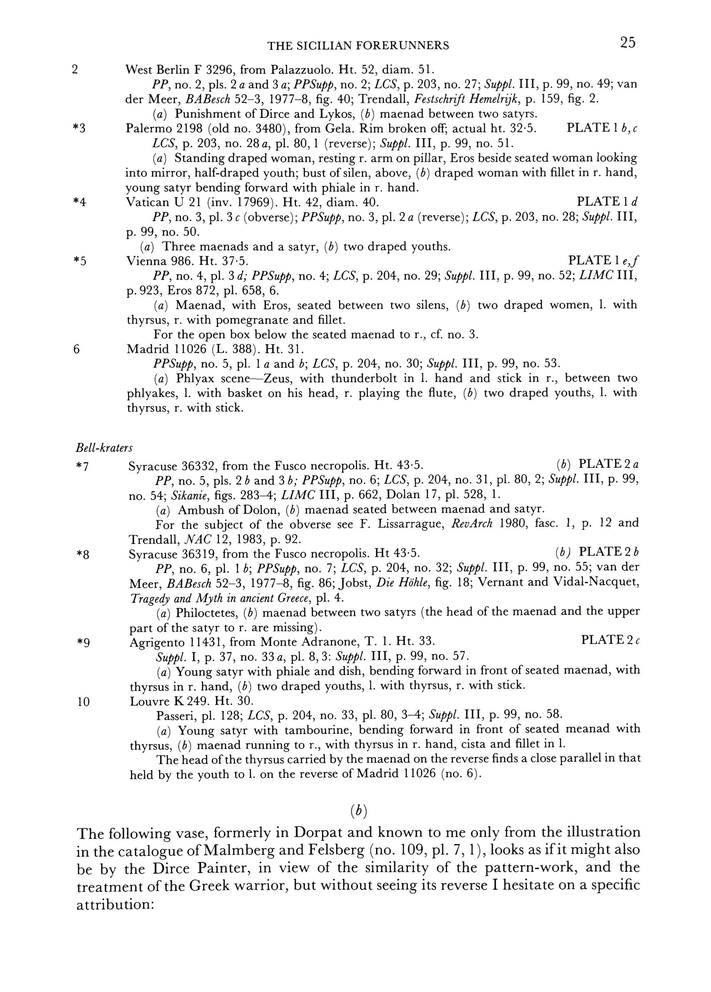
#> input picture Media/page56.png, 711 x 992 px, shrunk from 2226 x 3104 before the run
$ python -i imagehandler.py   (imports and definitions only)
#> lines starting #> are read from the running program, lines starting #| are printed output that depends on the picture; after the words box and inside, x2 and y2 are one past the last pixel; in counts of white or black regions, pixels touching at a corner belong together
"""
Author: Michael Horina
Currently only upscales images using the preprocess function.
"""

import cv2

def preprocess(image : list) -> list:
    # Apply processing here
    rows = len(image)
#> rows = 992
    cols = len(image[0])
#> cols = 711

    erodekernel = cv2.getStructuringElement(cv2.MORPH_ELLIPSE, (3, 3))

    img = cv2.cvtColor(image, cv2.COLOR_RGB2GRAY)
    retval, img = cv2.threshold(img, 200, 255, cv2.THRESH_BINARY_INV)
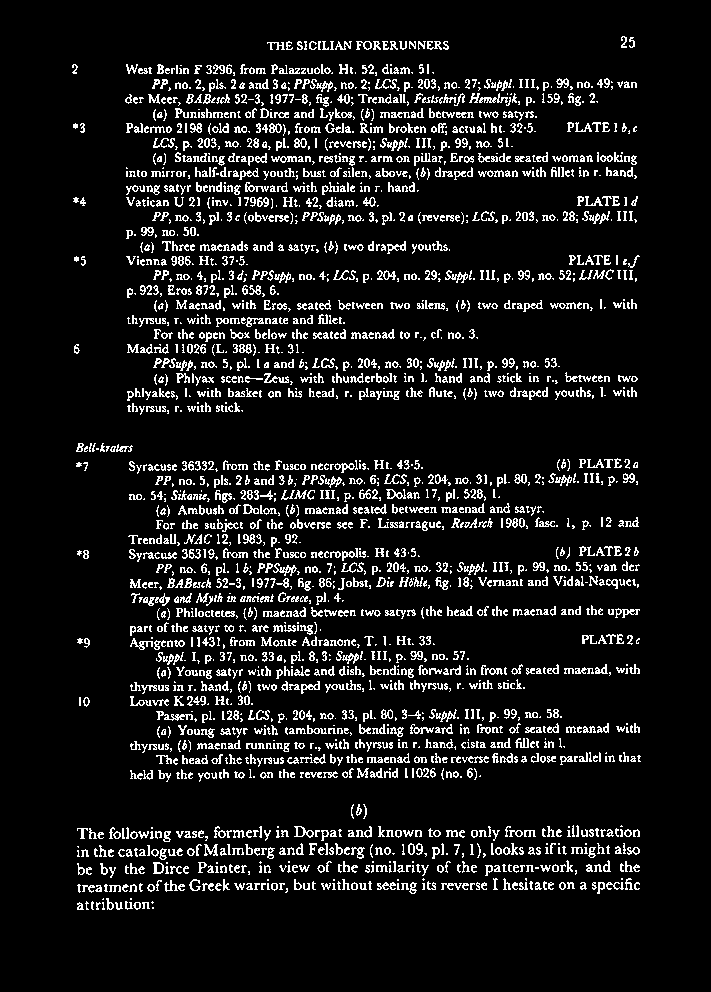
#> img: shape (992, 711); 9.4% white in thin lines or dots, all inside (x1, y1, x2, y2) = (72, 36, 641, 910)
    img = cv2.pyrUp(img, dstsize=(2 * cols, 2 * rows)) #scaled up
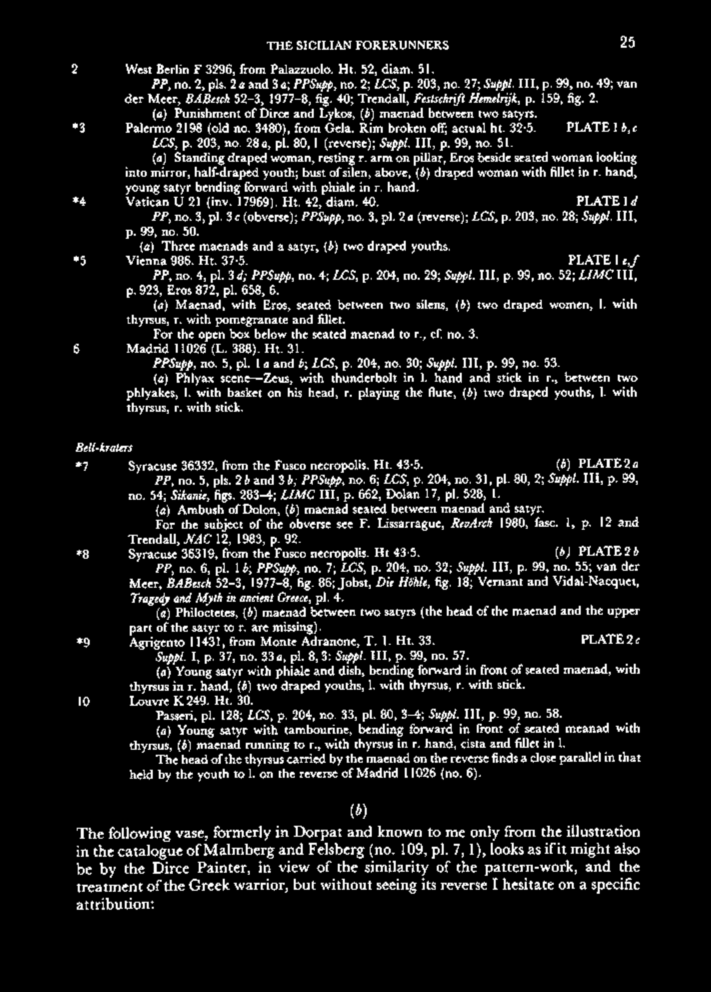
#> img: shape (1984, 1422) (shown at 1/2 size); min 0, max 255, mean 24
    for i in range(5):
        img = cv2.medianBlur(img, 3)
    # img = cv2.erode(img, erodekernel, iterations=1) #dilate
    retval, img = cv2.threshold(img, 128, 255, cv2.THRESH_BINARY_INV)
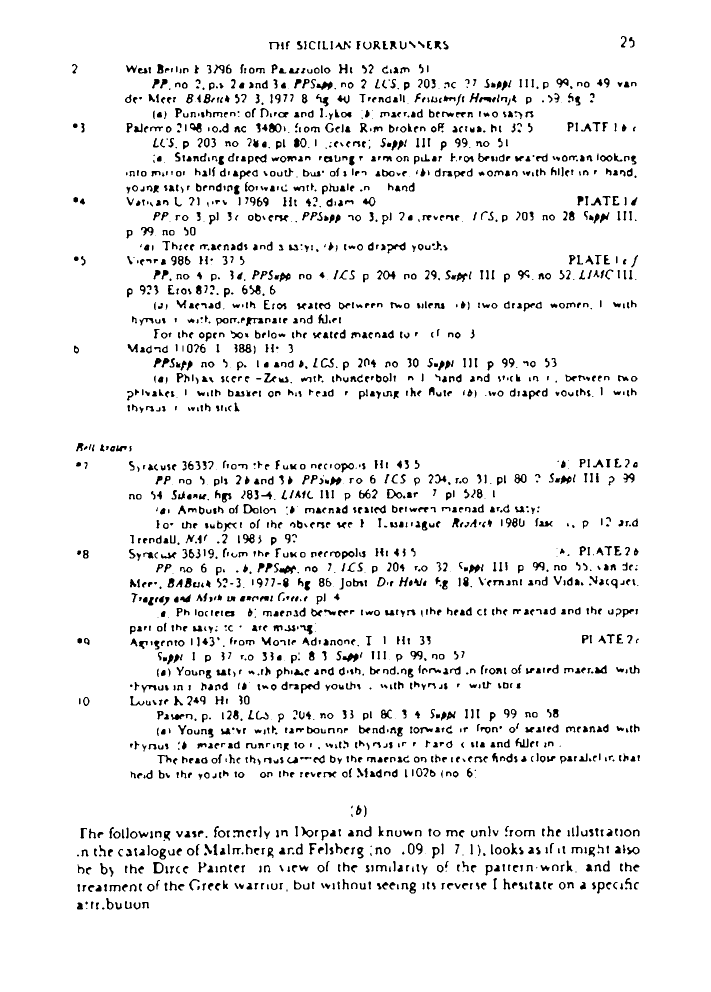
#> img: shape (1984, 1422) (shown at 1/2 size); 93.5% white; 2462 black regions (243 under 20 px), largest, box (x1, y1, x2, y2) and area: (685, 1306, 717, 1324) 314, (602, 1362, 639, 1387) 310, (558, 1131, 592, 1148) 307
    return img

>>> import cv2
>>> picture = cv2.cvtColor(cv2.imread('../Media/page56.png'), cv2.COLOR_BGR2RGB)
>>> result = preprocess(picture)
